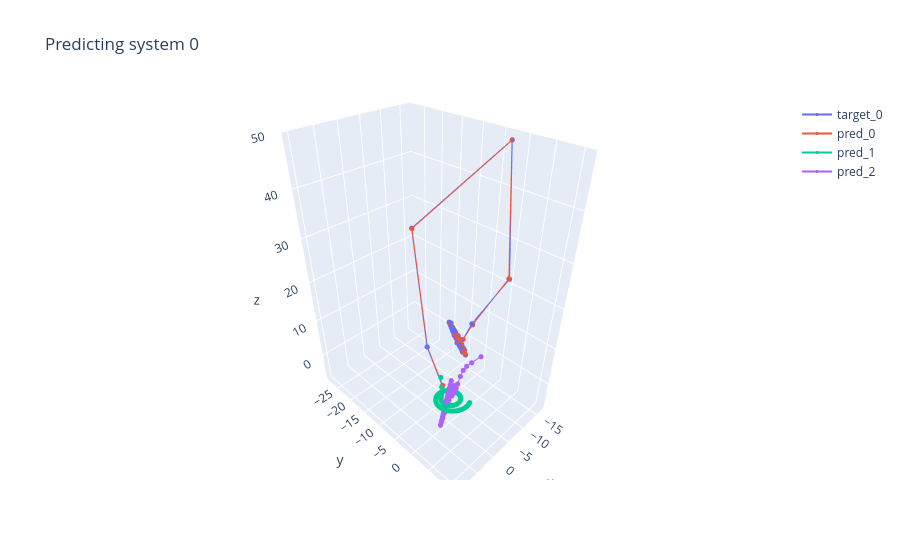
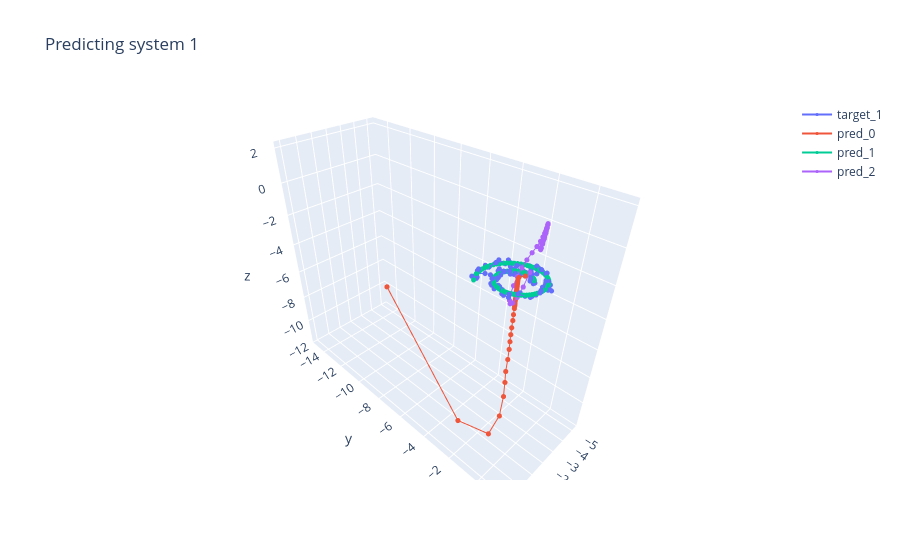
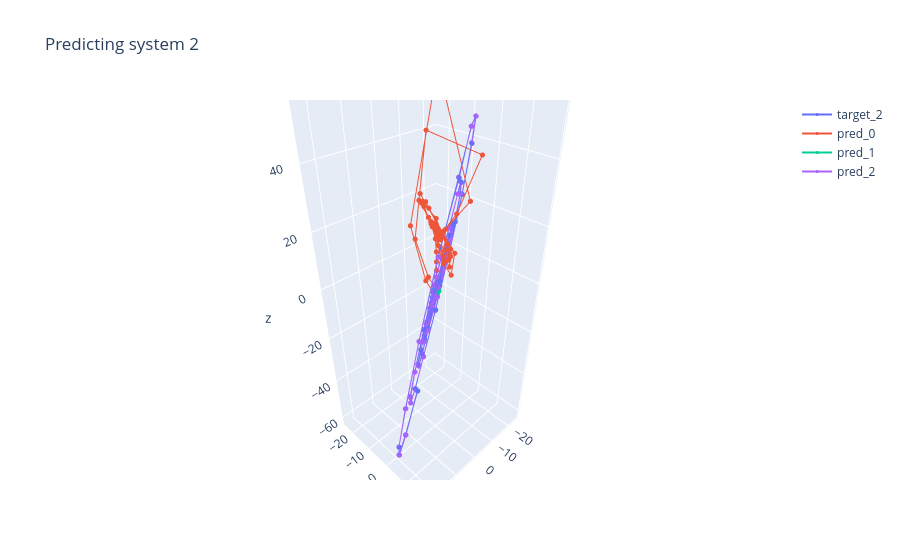

Notebook code for these charts, in order:
### Code cell
t_mesh = torch.arange(TRAJ_LEN) * dt
for target_field_indx, target_field in enumerate(
    [LorenzField(), RosslerField(), ChuaField()]
):
    x0 = torch.randn(d) * X0_SIGMA
    target_traj = odeint(target_field, x0, t_mesh)[1:]
    target_traj += torch.randn_like(target_traj) * NOISE_SIGMA
    target_traj_np = target_traj.cpu().numpy()

    fig = go.Figure()
    fig.add_trace(
        go.Scatter3d(
            x=target_traj_np[:, 0],
            y=target_traj_np[:, 1],
            z=target_traj_np[:, 2], mode='lines+markers',
            name=f"target_{target_field_indx}"
        )
    )

    pred_fields = [LorenzField(), RosslerField(), ChuaField()]
    for pred_field_indx, pred_field in enumerate(pred_fields):
        points = MerweScaledSigmaPoints(d, alpha=.1, beta=2., kappa=-1)
        ukf = UnscentedKalmanFilter(
            d, d, dt,
            hx=identity, fx=np_field_adapter(pred_field), points=points
        )
        ukf.Q *= 1e-6
        ukf.R *= NOISE_SIGMA ** 2
        ukf.x = np.zeros((d, ))
        ukf.P *= X0_SIGMA ** 2
        
        mu, cov = ukf.batch_filter(target_traj)
        traj_smooth, _, _ = ukf.rts_smoother(mu, cov)

        fig.add_trace(
            go.Scatter3d(
                x=traj_smooth[:, 0],
                y=traj_smooth[:, 1],
                z=traj_smooth[:, 2], mode='lines+markers',
                name=f"pred_{pred_field_indx}"
            )
        )

    fig.update_layout(
        scene=dict(xaxis_title="x", yaxis_title="y", zaxis_title="z"),
        title=f"Predicting system {target_field_indx}"
    )
    fig.update_traces(marker=dict(size=3))
    fig.show()
